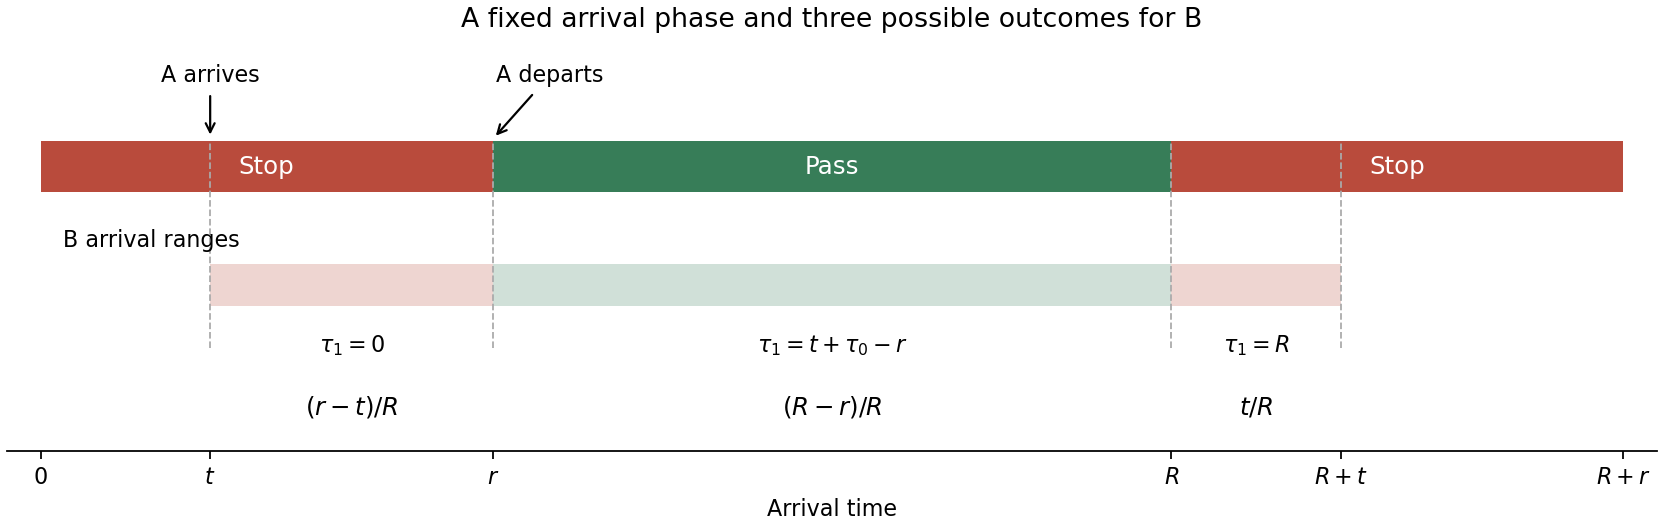

Here is the Python script that generated this plot:
"""Original Q16 arrival timeline; write the PNG basename to the cwd.

Tested with Python 3.14.4 and Matplotlib 3.10.7.
"""

from pathlib import Path

import matplotlib

matplotlib.use("Agg")
import matplotlib.pyplot as plt


def main():
    R, r, t = 1, 0.4, 0.15
    fig, ax = plt.subplots(figsize=(10.4, 3.3), layout="constrained")
    fig.patch.set_facecolor("white")
    ax.set_facecolor("white")
    red, green = "#b94b3c", "#377d58"
    for left, right, color, word in [(0, r, red, "Stop"), (r, R, green, "Pass"), (R, R+r, red, "Stop")]:
        ax.broken_barh([(left, right-left)], (1.05, 0.28), facecolors=color)
        ax.text((left+right)/2, 1.19, word, color="white", ha="center", va="center", fontsize=11)
    intervals = [(t, r, red, r"$\tau_1=0$", r"$(r-t)/R$"), (r, R, green, r"$\tau_1=t+\tau_0-r$", r"$(R-r)/R$"), (R, R+t, red, r"$\tau_1=R$", "$t/R$")]
    for left, right, color, outcome, probability in intervals:
        ax.broken_barh([(left, right-left)], (0.43, 0.23), facecolors=color, alpha=0.23)
        ax.text((left+right)/2, 0.18, outcome, ha="center", fontsize=10)
        ax.text((left+right)/2, -0.16, probability, ha="center", fontsize=11)
    for value in [t, r, R, R+t]:
        ax.axvline(value, ymin=0.25, ymax=0.75, color="#aaaaaa", linewidth=0.8, linestyle="--")
    ax.annotate("A arrives", (t, 1.34), xytext=(t, 1.65), ha="center", fontsize=10, arrowprops={"arrowstyle": "->"})
    ax.annotate("A departs", (r, 1.34), xytext=(r+0.05, 1.65), ha="center", fontsize=10, arrowprops={"arrowstyle": "->"})
    ax.text(0.02, 0.75, "B arrival ranges", fontsize=10)
    ax.set(xlim=(-0.03, 1.43), ylim=(-0.36, 1.88), xlabel="Arrival time", title="A fixed arrival phase and three possible outcomes for B")
    ax.set_xticks([0, t, r, R, R+t, R+r], ["0", "$t$", "$r$", "$R$", "$R+t$", "$R+r$"])
    ax.set_yticks([])
    ax.spines[["top", "left", "right"]].set_visible(False)
    fig.savefig(Path("paper-1-arrival-timeline.png"), dpi=160, facecolor="white")
    plt.close(fig)


if __name__ == "__main__":
    main()
